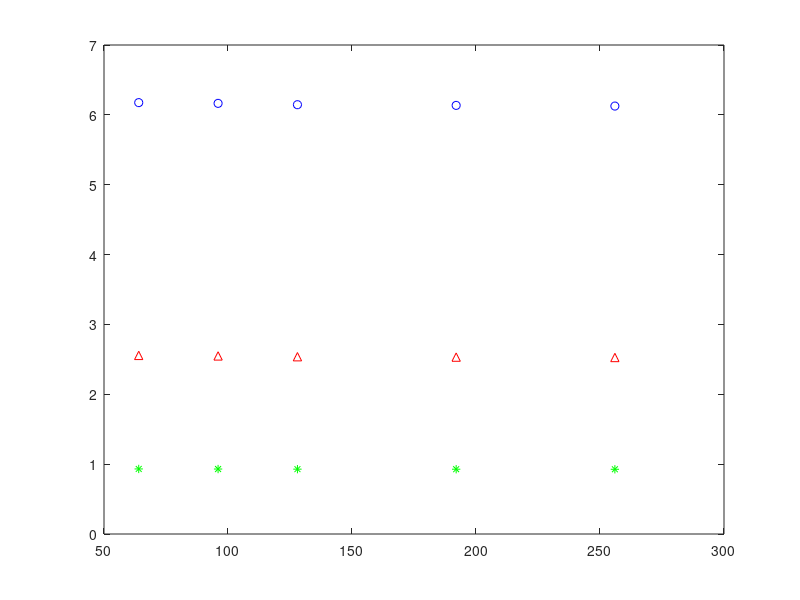

This figure's MATLAB source:
% IP energy consumption by ip based ntwork%
M=20; 

N1=10; N2=15;
N=N1+N2;
Tw=10;
Pipr1=13 ; Papipr2=10.2;
Ps1=68;Ps2=20;Ps3=731;
Es=Tw*(Ps1+Ps2+Ps3);
Eip=N*Pipr1*Tw+N2*Papipr2*Tw+M*Es; 

%ICN energy consuption%

Pr1icn=[13.5 14 15 15.5 16];
Pr2icn=[119.6 120 120.2 120.4 120.6];
Pr3icn=0.053;
Pr2icnapbase=[12.4 13 13.4 13.6 13.8];
Pr1icnapmax=[13.3 13.9 14.3 14.5 14.7];
Eicn1=N*(Pr1icn(1)*Tw+Pr3icn*Tw)+N1*Pr2icn(1)*Tw+N2*Pr2icnapbase(1)*Tw+M*Es;
Eicn2=N*(Pr1icn(2)*Tw+Pr3icn*Tw)+N1*Pr2icn(2)*Tw+N2*Pr2icnapbase(2)*Tw+M*Es;
Eicn3=N*(Pr1icn(3)*Tw+Pr3icn*Tw)+N1*Pr2icn(3)*Tw+N2*Pr2icnapbase(3)*Tw+M*Es;
Eicn4=N*(Pr1icn(4)*Tw+Pr3icn*Tw)+N1*Pr2icn(4)*Tw+N2*Pr2icnapbase(4)*Tw+M*Es;
Eicn5=N*(Pr1icn(5)*Tw+Pr3icn*Tw)+N1*Pr2icn(5)*Tw+N2*Pr2icnapbase(5)*Tw+M*Es;

%figure; plot(64,Eip);plot(96,Eip);plot(128,Eip);plot(192,Eip); plot(256,Eip); plot(384,Eip); plot(512,Eip);
%optimized model
Tork=5;
Tor1=3;
Td1=0.001;
Td2=0.001;
%optimized Er-ICN,rk
optEricn1=N*(Pr1icn(1)*Tw+Pr3icn*Tw)+(0.7*N1*0.3*Pr2icn(1)*Tork)+(0.3*N1*0.3*Pr2icn(1)*Td1)+N2*(Pr2icnapbase(1)*(Tw-Tor1));
optEricn2=N*(Pr1icn(2)*Tw+Pr3icn*Tw)+(0.7*N1*0.3*Pr2icn(2)*Tork)+(0.3*N1*0.3*Pr2icn(2)*Td1)+N2*(Pr2icnapbase(2)*(Tw-Tor1));
optEricn3=N*(Pr1icn(3)*Tw+Pr3icn*Tw)+(0.7*N1*0.3*Pr2icn(3)*Tork)+(0.3*N1*0.3*Pr2icn(3)*Td1)+N2*(Pr2icnapbase(3)*(Tw-Tor1));
optEricn4=N*(Pr1icn(4)*Tw+Pr3icn*Tw)+(0.7*N1*0.3*Pr2icn(4)*Tork)+(0.3*N1*0.3*Pr2icn(4)*Td1)+N2*(Pr2icnapbase(4)*(Tw-Tor1));
optEricn5=N*(Pr1icn(5)*Tw+Pr3icn*Tw)+(0.7*N1*0.3*Pr2icn(5)*Tork)+(0.3*N1*0.3*Pr2icn(5)*Td1)+N2*(Pr2icnapbase(5)*(Tw-Tor1));

%Optimized Es-ICN,sj
Tosj=5;
Xsj=1;
optEsicn=M*(Ps1*Tw+Ps2*Tw)+0.7*M*(0.4*Ps3*Tosj)+0.3*M*Ps3*(Tosj-Xsj*Td2);
%opt green ICN propose of paper
Eicnpro1=optEricn1+optEsicn;
Eicnpro2=optEricn2+optEsicn;
Eicnpro3=optEricn3+optEsicn;
Eicnpro4=optEricn4+optEsicn;
Eicnpro5=optEricn5+optEsicn;

%optimized my proposed Er-ICN,rk
XoptEricn1=N*(Pr1icn(1)*log2(Tw)+Pr3icn*log2(Tw))+(0.7*N1*0.3*Pr2icn(1)*log2(Tork))+(0.3*N1*0.3*Pr2icn(1)*Td1)+N2*(Pr2icnapbase(1)*(log2(Tw)-Tor1));
XoptEricn2=N*(Pr1icn(2)*log2(Tw)+Pr3icn*log2(Tw))+(0.7*N1*0.3*Pr2icn(2)*log2(Tork))+(0.3*N1*0.3*Pr2icn(2)*Td1)+N2*(Pr2icnapbase(2)*(log2(Tw)-Tor1));
XoptEricn3=N*(Pr1icn(3)*log2(Tw)+Pr3icn*log2(Tw))+(0.7*N1*0.3*Pr2icn(3)*log2(Tork))+(0.3*N1*0.3*Pr2icn(3)*Td1)+N2*(Pr2icnapbase(3)*(log2(Tw)-Tor1));
XoptEricn4=N*(Pr1icn(4)*log2(Tw)+Pr3icn*log2(Tw))+(0.7*N1*0.3*Pr2icn(4)*log2(Tork))+(0.3*N1*0.3*Pr2icn(4)*Td1)+N2*(Pr2icnapbase(4)*(log2(Tw)-Tor1));
XoptEricn5=N*(Pr1icn(5)*log2(Tw)+Pr3icn*log2(Tw))+(0.7*N1*0.3*Pr2icn(5)*log2(Tork))+(0.3*N1*0.3*Pr2icn(5)*Td1)+N2*(Pr2icnapbase(5)*(log2(Tw)-Tor1));

XoptEsicn=M*(Ps1*log2(Tw)+Ps2*log2(Tw))+0.7*M*(0.4*Ps3*log2(Tosj))+0.3*M*Ps3*(log2(Tosj)-Xsj*Td2);

%opt MY X-green ICN propose of paper
XEicnpro1=XoptEricn1+XoptEsicn;
XEicnpro2=XoptEricn2+XoptEsicn;
XEicnpro3=XoptEricn3+XoptEsicn;
XEicnpro4=XoptEricn4+XoptEsicn;
XEicnpro5=XoptEricn5+XoptEsicn;
%power saving ratio%
%for icn
psricn1=Eip/Eicn1;
psricn2=Eip/Eicn2;
psricn3=Eip/Eicn3;
psricn4=Eip/Eicn4;
psricn5=Eip/Eicn5;
%for green icn
psrgicn1=Eip/Eicnpro1;
psrgicn2=Eip/Eicnpro2;
psrgicn3=Eip/Eicnpro3;
psrgicn4=Eip/Eicnpro4;
psrgicn5=Eip/Eicnpro5;
%for propsoed icn
psrproicn1=Eip/XEicnpro1;
psrproicn2=Eip/XEicnpro2;
psrproicn3=Eip/XEicnpro3;
psrproicn4=Eip/XEicnpro4;
psrproicn5=Eip/XEicnpro5;

figure; plot (64,psricn1,'g*',96,psricn2,'g*',128,psricn3,'g*',192,psricn4,'g*',256,psricn5,'g*');
%hold on;plot (64,Eicn1,'r--o',96,Eicn2,'r--o',128,Eicn3,'r--o',192,Eicn4,'r--o',256,Eicn5,'r--o');
hold on;plot (64,psrgicn1,'r--^',96,psrgicn2,'r--^',128,psrgicn3,'r--^',192,psrgicn4,'r--^',256,psrgicn5,'r--^');
hold on;plot (64,psrproicn1,'b--o',96,psrproicn2,'b--o',128,psrproicn3,'b--o',192,psrproicn4,'b--o',256,psrproicn5,'b--o');

%x=[ 1 3 4 5];
%y= [3 4 2 5];
%figure; plot(x,y,'r');
%y2=2*y;
%hold on; plot(x,y2); hold off;